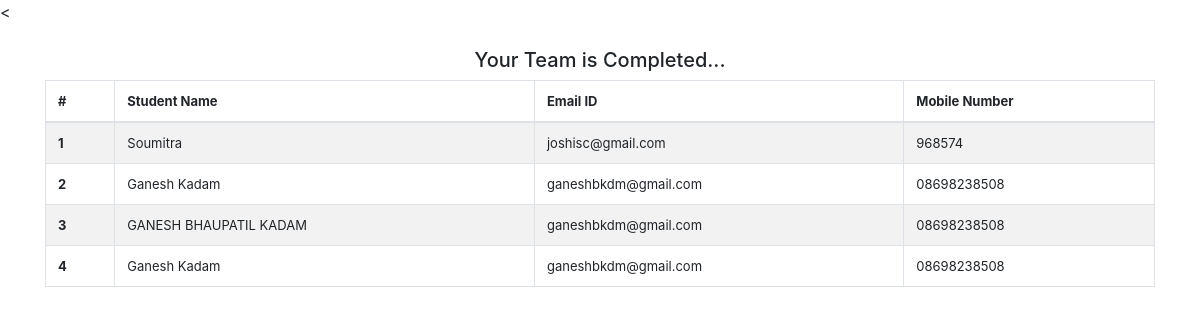
The page /AddTeamMember.php (signed in) on the database its author committed.
### tables this page shows
CREATE TABLE IF NOT EXISTS `team_member` (
  `TM_id` int(11) NOT NULL AUTO_INCREMENT,
  `TM_name` varchar(100) DEFAULT NULL,
  `TM_mail` varchar(100) DEFAULT NULL,
  `TM_mobile` varchar(100) DEFAULT NULL,
  `createdAt` date DEFAULT NULL,
  `updatedAt` date DEFAULT NULL,
  `ST_id` int(11) DEFAULT NULL,
  PRIMARY KEY (`TM_id`),
  KEY `ST_id` (`ST_id`)
);

### inc/session.php (called while the page is built, shortened)
<?php
if(isset($_SESSION))
{
	if(isset($_SESSION['login']))
	{
		if($_SESSION['login'] == true)
		{
			$auth = $_SESSION['user_data'];
		}
		else
			$login =false;
	}
	else
		$login = false;
}
else
	$login = false;
?>

### AddTeamMember.php (the view, shortened to what this page needs)
<?php include('inc/session.php');?>
<?php
      $n=$auth['ST_id'];
?>
<html lang="en">
<head>
        <<link rel="stylesheet" href="https://maxcdn.bootstrapcdn.com/bootstrap/4.3.1/css/bootstrap.min.css">
</head>
<body>
<?php
    $i=0;
        $con = mysqli_connect('localhost','root','','zivima');
        mysqli_select_db($con,"zivima");
        $sql="SELECT * FROM team_member WHERE ST_id = $n";
        $result = mysqli_query($con,$sql);
        $rows = mysqli_num_rows($result);
        if ($result->num_rows > 0) {
        ?>
            <div class="container">
                <div class="table-responsive" >
                <br/>
                <table class="table table-striped table-bordered" id="stud_data">
                        <thead>
                            <tr >
                            <th >#</th>
                            <th >Student Name</th>
                            <th>Email ID</th>
                            <th >Mobile Number</th>
                            </tr>
                        </thead>
                        <tbody>
        <?php
            while($row = mysqli_fetch_array($result))
             {
          ?>
          <tr >
        <th ><?php echo ++$i;?>
        </th>
        <td>
        <?php echo  $row['TM_name']; ?>
        </td>
        <td >
             <?php echo  $row['TM_mail']; ?>
        </td>
        <td >
          <?php echo  $row['TM_mobile']; ?>
        </td>
        </tr>
<?php
             }
       }
       if($rows<4)
       {
            if($rows==0)
            {
                ?>
                <div align="center">
                    <br>
                <button class="btn btn-primary" data-toggle="modal" data-target="#exampleModal">Add Member</button> <br><br>
                <div class="alert alert-warning" role="alert">
                    You Have to add atleast 1 member.. No member Added Yet
                </div>
                </div>
                <?php
            }
            else{
           ?>
                <div align="center ">
                    <br>
                <button class="btn btn-primary" data-toggle="modal" data-target="#exampleModal">Add Member</button> <br><br>
                <div class="alert alert-warning" role="alert">
                You can Add Maximum 4 member in your team .<br>
                you can add <?php echo 4-$rows;?> more member in your team
                </div>
                <br>
                </div>
                <?php
            }
       }
       else{
           ?>
            <div align="center">
                <h5>Your Team is Completed...</h5>
            </div>
           <?php
       }
       ?>
</div>
          </body>
 </html>

### AddTeamMember.php (style rules this page uses)
table { font-size:13px; }

### rows shown on the page
team_member: TM_name "Soumitra", TM_mail "joshisc@gmail.com", TM_mobile "968574"
team_member: TM_name "Ganesh Kadam", TM_mail "ganeshbkdm@gmail.com", TM_mobile "08698238508"
team_member: TM_name "GANESH BHAUPATIL KADAM", TM_mail "ganeshbkdm@gmail.com", TM_mobile "08698238508"
team_member: TM_name "Ganesh Kadam", TM_mail "ganeshbkdm@gmail.com", TM_mobile "08698238508"
